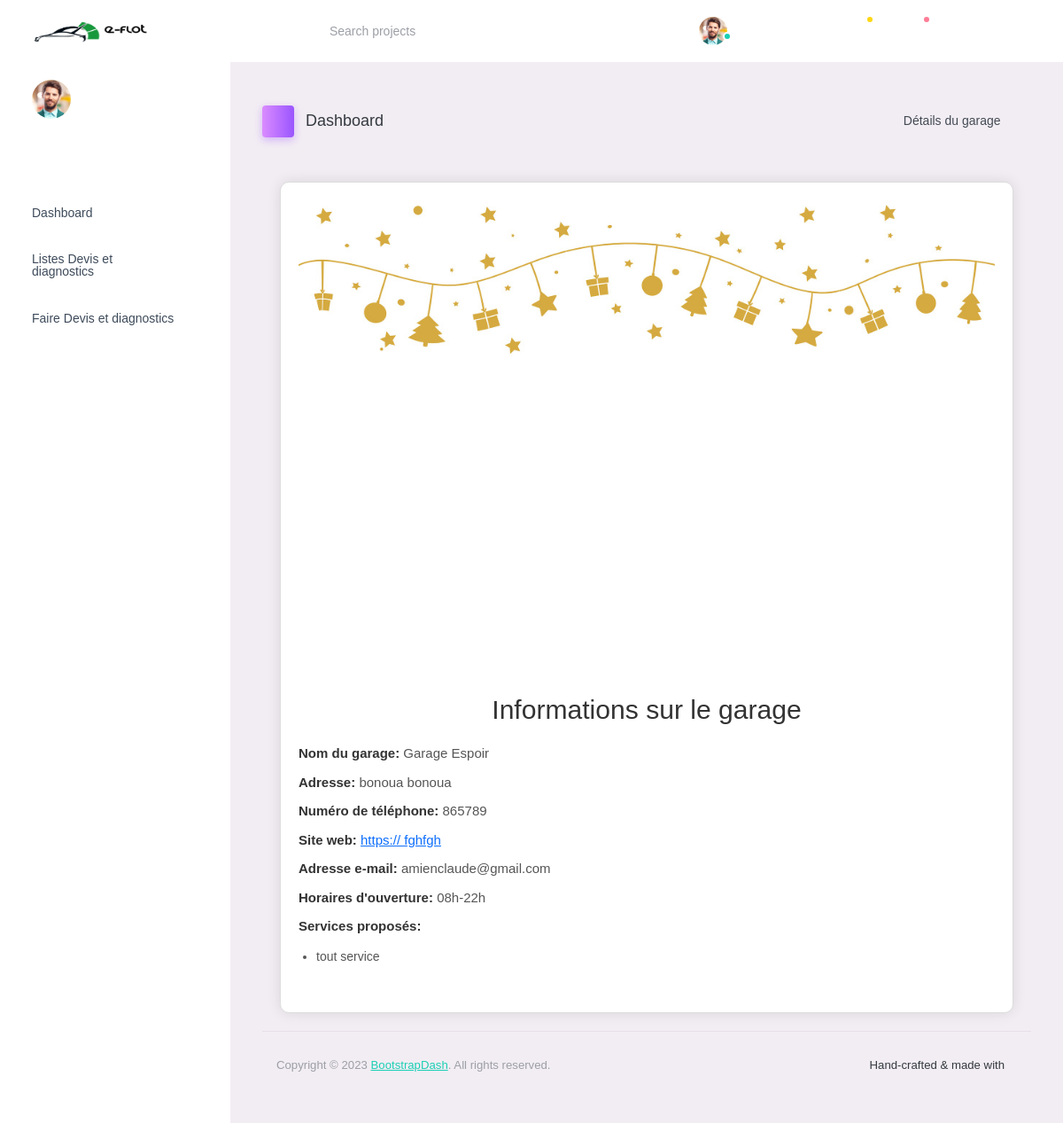
Before: /Tableau/de/board/detail/garage/2/ with the older database file.
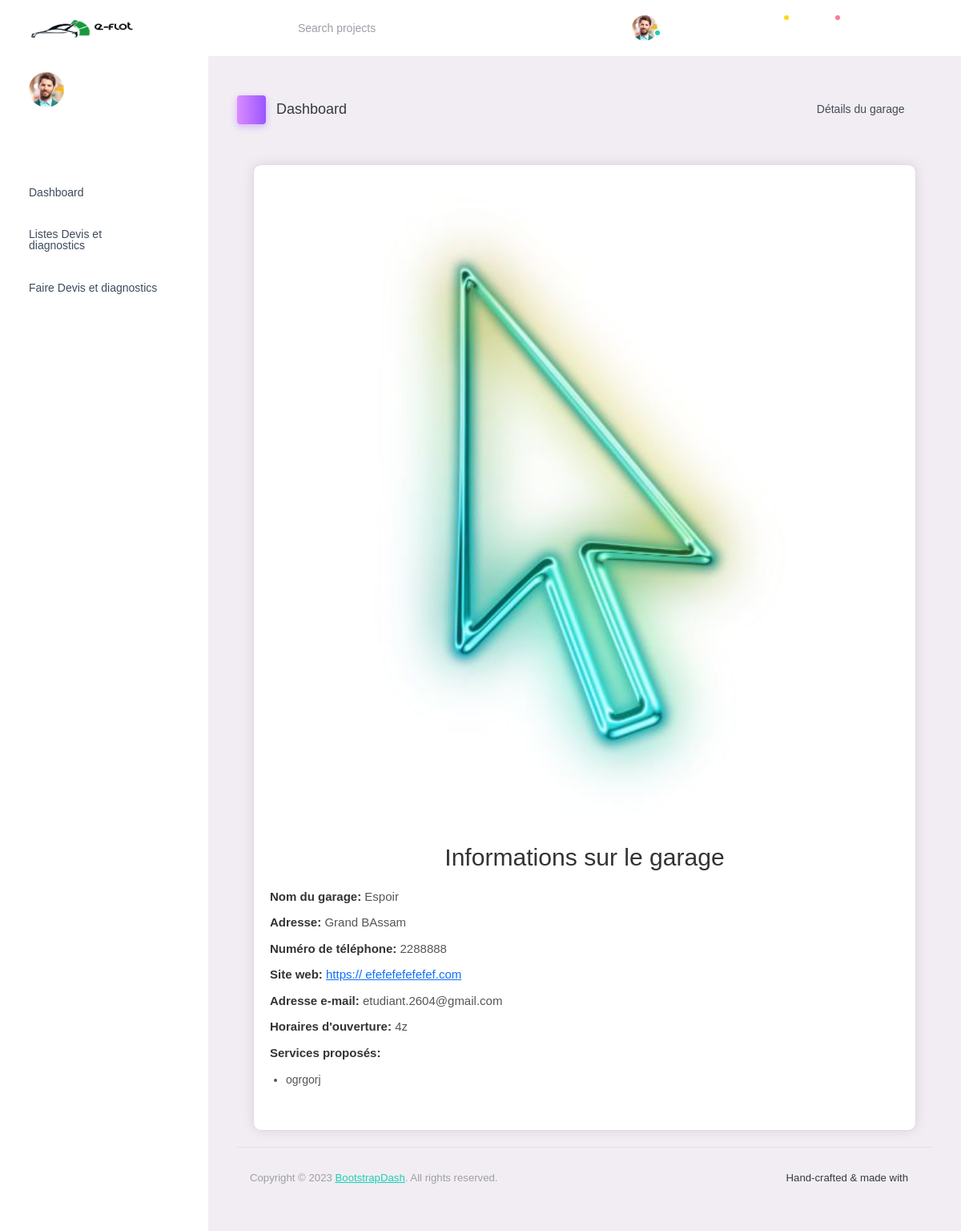
After: the same page with the newer database file.
### admin_dashboard/models.py (models this page shows, shortened)
class Garage(models.Model):
    user = models.OneToOneField(settings.AUTH_USER_MODEL, on_delete=models.CASCADE)
    name = models.CharField(max_length=100)
    adresse = models.CharField(max_length=100)
    telephone = models.CharField(max_length=100)
    site_web = models.CharField(max_length=100)
    email = models.CharField(max_length=100)
    horaire = models.CharField(max_length=100)
    service = models.CharField(max_length=100)
    photo_garage = models.ImageField(upload_to='photo_garage/')
    logo_garage = models.ImageField(upload_to='logo_garare/')
    status = models.BooleanField(default= True)
    date_add = models.DateTimeField(auto_now= True)
    date_update = models.DateTimeField(auto_now= True)

### admin_dashboard/views.py (the view)
# urls.py: path('Tableau/de/board/detail/garage/<int:garage_id>/', detail_garages, name='detail_garage'),
def detail_garages(request, garage_id):
    garages = Garage.objects.get(id=garage_id)
    datas = {
        'garages': garages,
    }
    return render(request, 'dist/pages/gestion/garages.html', datas)

### admin_dashboard/templates/dist/pages/gestion/garages.html (shortened to what this page needs)
{% extends 'dist/base.html' %} {% block content %}
<div class="main-panel">
  <div class="content-wrapper">
    <div class="page-header">
      <h3 class="page-title">
        <span class="page-title-icon bg-gradient-primary text-white me-2">
          <i class="mdi mdi-home"></i>
        </span>
        Dashboard
      </h3>
      <nav aria-label="breadcrumb">
        <ul class="breadcrumb">
          <li class="breadcrumb-item active" aria-current="page">
            Détails du garage
            <i
              class="mdi mdi-alert-circle-outline icon-sm text-primary align-middle"
            ></i>
          </li>
        </ul>
      </nav>
    </div>
    <div class="main">
      <div class="container">
        <img
          src="{{garages.photo_garage.url }}"
          alt="Photo du garage"
          class="garage-image"
        />
        <div class="garage-details">
          <h2>Informations sur le garage</h2>
          <p><strong>Nom du garage:</strong> {{garages.name}}</p>
          <p><strong>Adresse:</strong> {{garages.adresse}}</p>
          <p><strong>Numéro de téléphone:</strong> {{garages.telephone}}</p>
          <p>
            <strong>Site web:</strong>
            <a href="{{garages.site_web}}">{{garages.site_web}}</a>
          </p>
          <p><strong>Adresse e-mail:</strong> {{garages.email}}</p>
          <p><strong>Horaires d'ouverture:</strong> {{garages.horaire}}</p>
          <p style="margin-bottom: 0"><strong>Services proposés:</strong></p>
          <ul>
            <li>{{garages.service}}</li>
          </ul>
        </div>
      </div>
    </div>
     {% endblock content %}

Changed rows visible on the page:
changed Garage: photo_garage: a different picture; name "Garage Espoir" → "Espoir"; adresse "bonoua bonoua" → "Grand BAssam"; telephone "865789" → "2288888"; site_web "https:// fghfgh" → "https:// efefefefefefef.com"; email "amienclaude@gmail.com" → "etudiant.2604@gmail.com"; horaire "08h-22h" → "4z"; service "tout service" → "ogrgorj"
